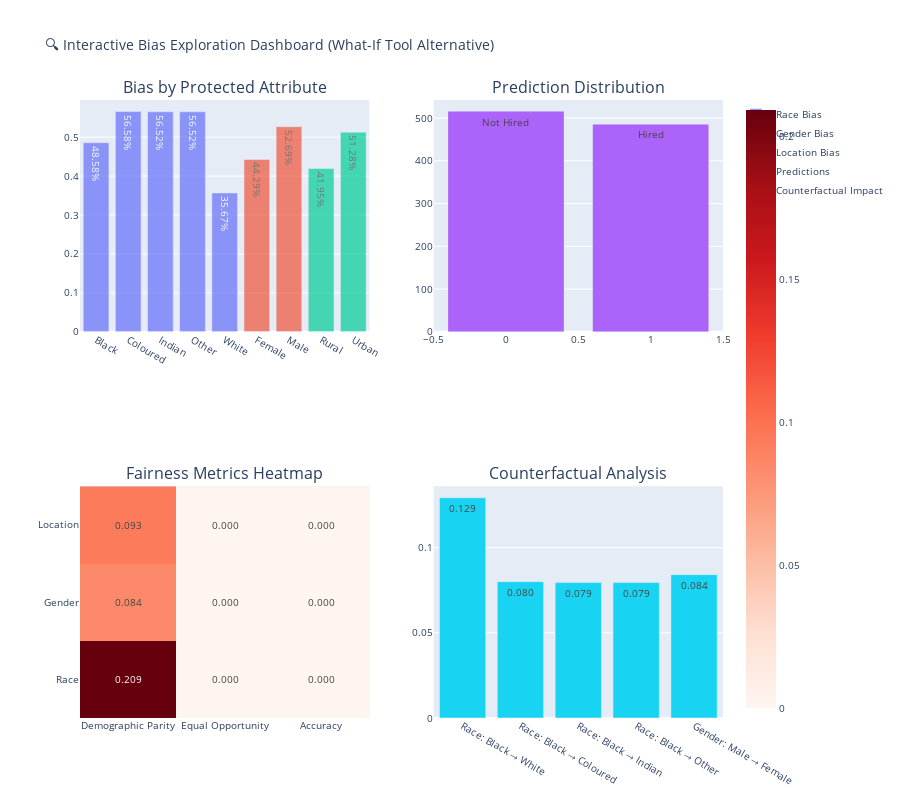

The code cell stored with this chart in its notebook:
### Code cell
## 7.2 🔍 Google What-If Tool Integration

class WhatIfToolIntegration:
    def __init__(self, data, model, features, target_col, protected_attrs):
        self.data = data
        self.model = model
        self.features = features
        self.target_col = target_col
        self.protected_attrs = protected_attrs
        
    def prepare_wit_data(self):
        """Prepare data for What-If Tool"""
        # Create a subset for WIT (WIT works better with smaller datasets)
        wit_data = self.data.sample(n=min(500, len(self.data)), random_state=42).copy()
        
        # Ensure all features are numeric for WIT
        wit_data_encoded = wit_data.copy()
        label_encoders = {}
        
        for col in wit_data_encoded.columns:
            if wit_data_encoded[col].dtype == 'object':
                label_encoders[col] = LabelEncoder()
                wit_data_encoded[col] = label_encoders[col].fit_transform(wit_data_encoded[col])
        
        return wit_data_encoded, label_encoders
    
    def create_wit_widget(self):
        """Create What-If Tool widget"""
        print("🔍 Setting up Google What-If Tool...")
        
        if not WIT_AVAILABLE:
            print("⚠️ Google What-If Tool not available")
            print("📊 Creating alternative interactive bias exploration...")
            
            # Alternative: Create interactive plotly dashboard
            self.create_interactive_bias_dashboard()
            return None
        
        try:
            # Prepare data
            wit_data, encoders = self.prepare_wit_data()
            
            # Create WIT config
            config_builder = WitConfigBuilder(
                wit_data.to_dict('records')
            ).set_ai_platform_model(self.model)\
             .set_target_feature(self.target_col)\
             .set_label_vocab(['Not Hired', 'Hired'])\
             .set_color_by(self.protected_attrs[0])\
             .set_uses_multi_class(False)
            
            # Create widget
            wit_widget = WitWidget(config_builder, height=800)
            
            print("✅ What-If Tool widget created successfully!")
            print("📝 Use the widget below to:")
            print("   - Explore individual predictions")
            print("   - Test counterfactual scenarios")
            print("   - Analyze bias across protected groups")
            print("   - Compare model performance")
            
            return wit_widget
            
        except Exception as e:
            print(f"❌ Error creating What-If Tool: {e}")
            print("📊 Creating alternative interactive dashboard...")
            self.create_interactive_bias_dashboard()
            return None
    
    def create_interactive_bias_dashboard(self):
        """Create alternative interactive bias exploration dashboard"""
        print("📊 Creating Interactive Bias Exploration Dashboard...")
        
        # Create comprehensive interactive dashboard
        fig = make_subplots(
            rows=2, cols=2,
            subplot_titles=('Bias by Protected Attribute', 'Prediction Distribution', 
                          'Fairness Metrics Heatmap', 'Counterfactual Analysis'),
            specs=[[{"secondary_y": False}, {"secondary_y": False}],
                   [{"secondary_y": False}, {"secondary_y": False}]]
        )
        
        # 1. Bias by Protected Attribute
        for i, attr in enumerate(self.protected_attrs[:3]):  # Show top 3 attributes
            group_rates = self.data.groupby(attr)['model_prediction'].mean()
            
            fig.add_trace(
                go.Bar(
                    name=f'{attr.title()} Bias',
                    x=group_rates.index,
                    y=group_rates.values,
                    text=[f'{rate:.2%}' for rate in group_rates.values],
                    textposition='auto',
                    opacity=0.7
                ),
                row=1, col=1
            )
        
        # 2. Prediction Distribution
        fig.add_trace(
            go.Histogram(
                x=self.data['model_prediction'],
                name='Predictions',
                nbinsx=2,
                text=['Not Hired', 'Hired'],
                textposition='auto'
            ),
            row=1, col=2
        )
        
        # 3. Fairness Metrics Heatmap (simplified)
        fairness_matrix = []
        attrs_subset = self.protected_attrs[:3]
        metrics = ['Demographic Parity', 'Equal Opportunity', 'Accuracy']
        
        for attr in attrs_subset:
            row = []
            group_rates = self.data.groupby(attr)['model_prediction'].mean()
            
            # Demographic parity (simplified)
            dp_gap = group_rates.max() - group_rates.min()
            row.append(dp_gap)
            
            # Equal opportunity (simplified)
            true_positives = self.data[self.data[self.target_col] == 1]
            if len(true_positives) > 0:
                eo_rates = true_positives.groupby(attr)['model_prediction'].mean()
                eo_gap = eo_rates.max() - eo_rates.min() if len(eo_rates) > 1 else 0
            else:
                eo_gap = 0
            row.append(eo_gap)
            
            # Accuracy by group
            acc_by_group = []
            for group in self.data[attr].unique():
                group_data = self.data[self.data[attr] == group]
                if len(group_data) > 0:
                    acc = accuracy_score(group_data[self.target_col], group_data['model_prediction'])
                    acc_by_group.append(acc)
            
            acc_gap = max(acc_by_group) - min(acc_by_group) if acc_by_group else 0
            row.append(acc_gap)
            
            fairness_matrix.append(row)
        
        fig.add_trace(
            go.Heatmap(
                z=fairness_matrix,
                x=metrics,
                y=[attr.title() for attr in attrs_subset],
                colorscale='Reds',
                text=[[f'{val:.3f}' for val in row] for row in fairness_matrix],
                texttemplate='%{text}',
                textfont={"size": 10}
            ),
            row=2, col=1
        )
        
        # 4. Counterfactual Analysis Preview
        # Show what happens if we change protected attributes
        sample_individual = self.data.iloc[0].copy()
        counterfactual_results = []
        
        for attr in self.protected_attrs[:2]:
            original_value = sample_individual[attr]
            original_pred = sample_individual['model_prediction']
            
            for new_value in self.data[attr].unique():
                if new_value != original_value:
                    change_impact = abs(self.data[self.data[attr] == new_value]['model_prediction'].mean() - 
                                      self.data[self.data[attr] == original_value]['model_prediction'].mean())
                    counterfactual_results.append({
                        'Change': f'{attr}: {original_value} → {new_value}',
                        'Impact': change_impact
                    })
        
        if counterfactual_results:
            cf_df = pd.DataFrame(counterfactual_results)
            fig.add_trace(
                go.Bar(
                    x=cf_df['Change'],
                    y=cf_df['Impact'],
                    name='Counterfactual Impact',
                    text=[f'{impact:.3f}' for impact in cf_df['Impact']],
                    textposition='auto'
                ),
                row=2, col=2
            )
        
        # Update layout
        fig.update_layout(
            title_text="🔍 Interactive Bias Exploration Dashboard (What-If Tool Alternative)",
            showlegend=True,
            height=800,
            font=dict(size=10)
        )
        
        fig.show()
        
        print("✅ Interactive bias exploration dashboard created!")
        print("📋 Dashboard Features:")
        print("   - Bias visualization across protected attributes")
        print("   - Prediction distribution analysis")
        print("   - Fairness metrics heatmap")
        print("   - Counterfactual analysis preview")

# Initialize What-If Tool integration
wit_integration = WhatIfToolIntegration(
    data=data,
    model=hf_model.model,
    features=hf_features,
    target_col='Hired',
    protected_attrs=['Race', 'Gender', 'Location', 'English_Fluency']
)

# Create What-If Tool widget or alternative dashboard
wit_widget = wit_integration.create_wit_widget()

### Figure 1 — Plotly figure (JSON) as saved in the notebook; plotly's stock layout.template omitted (floating-point values rounded to 4 significant figures; data arrays with more than 128 entries replaced by an {"elided": "..."} marker saying what was removed)
{"data": [{"name": "Race Bias", "opacity": 0.7, "text": ["48.58%", "56.58%", "56.52%", "56.52%", "35.67%"], "textposition": "auto", "type": "bar", "x": ["Black", "Coloured", "Indian", "Other", "White"], "xaxis": "x", "y": [0.4858, 0.5658, 0.5652, 0.5652, 0.3567], "yaxis": "y"}, {"name": "Gender Bias", "opacity": 0.7, "text": ["44.29%", "52.69%"], "textposition": "auto", "type": "bar", "x": ["Female", "Male"], "xaxis": "x", "y": [0.4429, 0.5269], "yaxis": "y"}, {"name": "Location Bias", "opacity": 0.7, "text": ["41.95%", "51.28%"], "textposition": "auto", "type": "bar", "x": ["Rural", "Urban"], "xaxis": "x", "y": [0.4195, 0.5128], "yaxis": "y"}, {"name": "Predictions", "nbinsx": 2, "text": ["Not Hired", "Hired"], "textposition": "auto", "type": "histogram", "x": {"elided": "1000 int values"}, "xaxis": "x2", "yaxis": "y2"}, {"colorscale": [[0, "rgb(255,245,240)"], [0.125, "rgb(254,224,210)"], [0.25, "rgb(252,187,161)"], [0.375, "rgb(252,146,114)"], [0.5, "rgb(251,106,74)"], [0.625, "rgb(239,59,44)"], [0.75, "rgb(203,24,29)"], [0.875, "rgb(165,15,21)"], [1, "rgb(103,0,13)"]], "text": [["0.209", "0.000", "0.000"], ["0.084", "0.000", "0.000"], ["0.093", "0.000", "0.000"]], "textfont": {"size": 10}, "texttemplate": "%{text}", "type": "heatmap", "x": ["Demographic Parity", "Equal Opportunity", "Accuracy"], "xaxis": "x3", "y": ["Race", "Gender", "Location"], "yaxis": "y3", "z": [[0.2091, 0, 0], [0.08406, 0, 0], [0.09336, 0, 0]]}, {"name": "Counterfactual Impact", "text": ["0.129", "0.080", "0.079", "0.079", "0.084"], "textposition": "auto", "type": "bar", "x": ["Race: Black → White", "Race: Black → Coloured", "Race: Black → Indian", "Race: Black → Other", "Gender: Male → Female"], "xaxis": "x4", "y": [0.1291, 0.07998, 0.07941, 0.07941, 0.08406], "yaxis": "y4"}], "layout": {"annotations": [{"font": {"size": 16}, "showarrow": false, "text": "Bias by Protected Attribute", "x": 0.225, "xanchor": "center", "xref": "paper", "y": 1, "yanchor": "bottom", "yref": "paper"}, {"font": {"size": 16}, "showarrow": false, "text": "Prediction Distribution", "x": 0.775, "xanchor": "center", "xref": "paper", "y": 1, "yanchor": "bottom", "yref": "paper"}, {"font": {"size": 16}, "showarrow": false, "text": "Fairness Metrics Heatmap", "x": 0.225, "xanchor": "center", "xref": "paper", "y": 0.375, "yanchor": "bottom", "yref": "paper"}, {"font": {"size": 16}, "showarrow": false, "text": "Counterfactual Analysis", "x": 0.775, "xanchor": "center", "xref": "paper", "y": 0.375, "yanchor": "bottom", "yref": "paper"}], "font": {"size": 10}, "height": 800, "showlegend": true, "title": {"text": "🔍 Interactive Bias Exploration Dashboard (What-If Tool Alternative)"}, "xaxis": {"anchor": "y", "domain": [0, 0.45]}, "xaxis2": {"anchor": "y2", "domain": [0.55, 1]}, "xaxis3": {"anchor": "y3", "domain": [0, 0.45]}, "xaxis4": {"anchor": "y4", "domain": [0.55, 1]}, "yaxis": {"anchor": "x", "domain": [0.625, 1]}, "yaxis2": {"anchor": "x2", "domain": [0.625, 1]}, "yaxis3": {"anchor": "x3", "domain": [0, 0.375]}, "yaxis4": {"anchor": "x4", "domain": [0, 0.375]}}}
